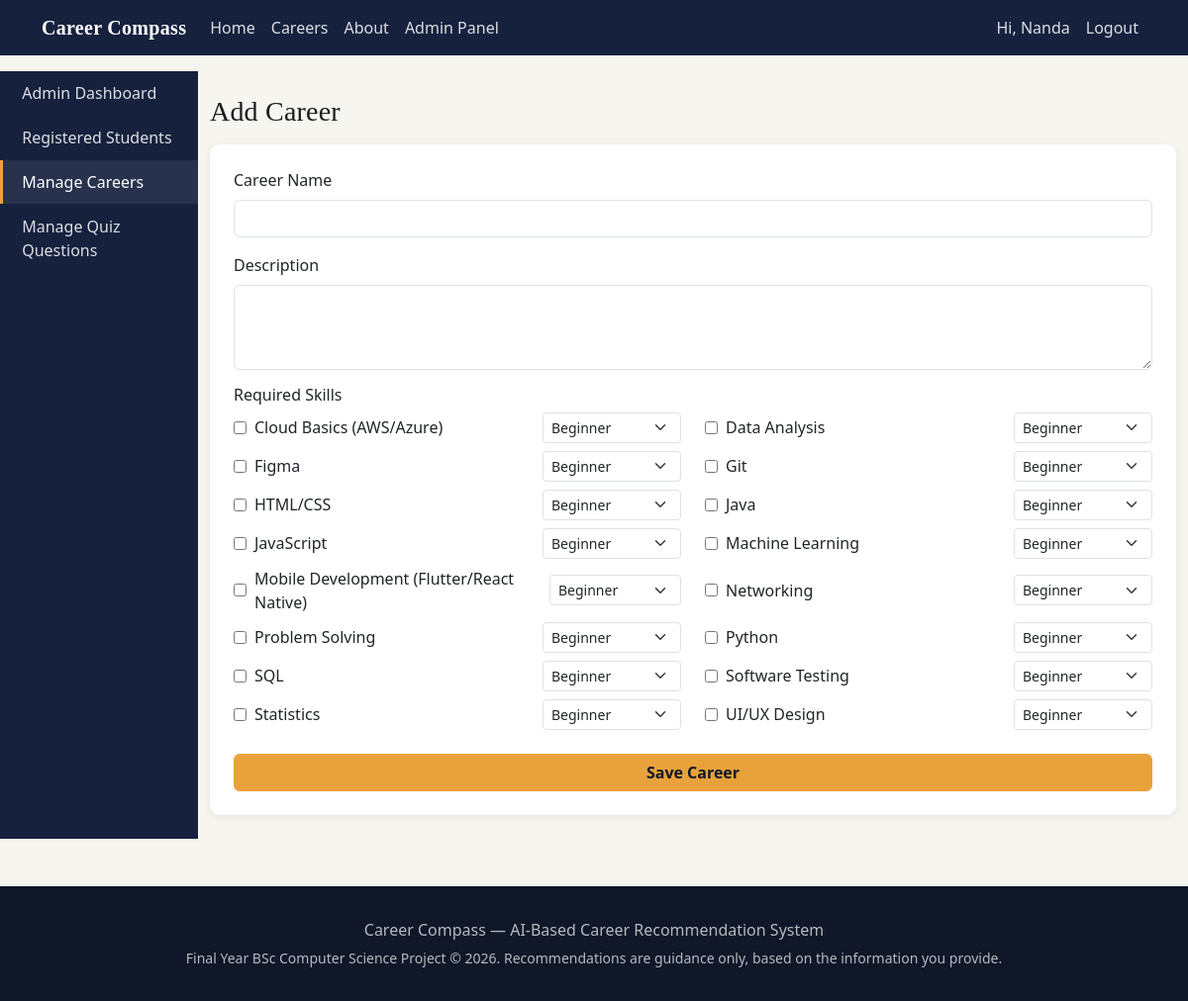
/admin/careers/add (signed in), run on the app's committed database.
### models/models.py (models this page shows, shortened)
class User(UserMixin, db.Model):
    __tablename__ = "users"
    id = db.Column(db.Integer, primary_key=True)
    name = db.Column(db.String(120), nullable=False)
    email = db.Column(db.String(150), unique=True, nullable=False)
    password_hash = db.Column(db.String(255), nullable=False)
    is_admin = db.Column(db.Boolean, default=False)
    created_at = db.Column(db.DateTime, default=utcnow)
    profile = db.relationship("Profile", backref="user", uselist=False, cascade="all, delete-orphan")
    skills = db.relationship("UserSkill", backref="user", cascade="all, delete-orphan")
    interests = db.relationship("UserInterest", backref="user", cascade="all, delete-orphan")
    results = db.relationship("Result", backref="user", cascade="all, delete-orphan")

class Skill(db.Model):
    __tablename__ = "skills"
    id = db.Column(db.Integer, primary_key=True)
    name = db.Column(db.String(100), unique=True, nullable=False)

### routes/admin.py (the view, shortened to what this page needs)
@admin_bp.route("/careers/add", methods=["GET", "POST"])
@login_required
@admin_required
def add_career():
    all_skills = Skill.query.order_by(Skill.name).all()
    return render_template("admin/career_form.html", all_skills=all_skills, career=None)

### routes/admin.py (called while the page is built)
def admin_required(view):
    @wraps(view)
    def wrapped(*args, **kwargs):
        if not current_user.is_authenticated or not current_user.is_admin:
            abort(403)
        return view(*args, **kwargs)
    return wrapped

### templates/admin/career_form.html (shortened to what this page needs)
{% extends "admin/admin_base.html" %}
{% set active = 'careers' %}
{% block admin_content %}
<h3>{{ 'Edit' if career else 'Add' }} Career</h3>
<form method="POST" class="card card-custom p-4 mt-3">
    <div class="mb-3">
        <label class="form-label">Career Name</label>
        <input type="text" name="name" class="form-control" value="{{ career.name if career else '' }}" required>
    </div>
    <div class="mb-3">
        <label class="form-label">Description</label>
        <textarea name="description" class="form-control" rows="3">{{ career.description if career else '' }}</textarea>
    </div>
    <h6>Required Skills</h6>
    <div class="row">
        {% for skill in all_skills %}
        <div class="col-md-6 d-flex align-items-center gap-2 mb-2">
            <input type="checkbox" name="skill_id" value="{{ skill.id }}" id="skill_{{ skill.id }}"
                   {% if current_skill_ids and skill.id in current_skill_ids %}checked{% endif %}>
            <label for="skill_{{ skill.id }}" class="flex-grow-1 mb-0">{{ skill.name }}</label>
            <select name="level_{{ skill.id }}" class="form-select form-select-sm" style="width: 140px;">
                {% for lvl in ["Beginner","Basic","Intermediate","Advanced"] %}
                <option value="{{ lvl }}">{{ lvl }}</option>
                {% endfor %}
            </select>
        </div>
        {% endfor %}
    </div>
    <button type="submit" class="btn btn-amber mt-3">Save Career</button>
</form>
{% endblock %}

### templates/base.html (shortened to what this page needs)
<!DOCTYPE html>
<html lang="en">
<head>
    <link href="https://cdn.jsdelivr.net/npm/bootstrap@5.3.3/dist/css/bootstrap.min.css" rel="stylesheet">
    <link rel="stylesheet" href="{{ url_for('static', filename='css/style.css') }}">
</head>
<body>
<nav class="navbar navbar-expand-lg navbar-custom navbar-dark">
    <div class="container">
        <a class="navbar-brand navbar-brand-custom brand" href="{{ url_for('main.home') }}">Career Compass</a>
        <div class="collapse navbar-collapse" id="navMenu">
            <ul class="navbar-nav me-auto mb-2 mb-lg-0">
                <li class="nav-item"><a class="nav-link" href="{{ url_for('main.home') }}">Home</a></li>
                <li class="nav-item"><a class="nav-link" href="{{ url_for('main.careers') }}">Careers</a></li>
                <li class="nav-item"><a class="nav-link" href="{{ url_for('main.about') }}">About</a></li>
                {% if current_user.is_authenticated and current_user.is_admin %}
                <li class="nav-item"><a class="nav-link" href="{{ url_for('admin.dashboard') }}">Admin Panel</a></li>
                {% endif %}
            </ul>
            <ul class="navbar-nav">
                {% if current_user.is_authenticated %}
                <li class="nav-item"><span class="nav-link">Hi, {{ current_user.name }}</span></li>
                <li class="nav-item"><a class="nav-link" href="{{ url_for('auth.logout') }}">Logout</a></li>
                {% else %}
                <li class="nav-item"><a class="nav-link" href="{{ url_for('auth.login') }}">Login</a></li>
                <li class="nav-item"><a class="nav-link" href="{{ url_for('auth.register') }}">Register</a></li>
                {% endif %}
            </ul>
        </div>
    </div>
</nav>
{% block content %}{% endblock %}
<footer>
    <div class="container text-center">
        <p class="mb-1">Career Compass &mdash; AI-Based Career Recommendation System</p>
        <small>Final Year BSc Computer Science Project &copy; {{ current_year }}. Recommendations are guidance only, based on the information you provide.</small>
    </div>
</footer>
</body>
</html>

### static/css/style.css (style rules this page uses)
:root { --navy: #16213E; --navy-dark: #0F1729; --amber: #E9A23B; --teal: #2FA98C; --paper: #F7F5F0; --ink: #1C1C1E; --muted: #6B7280; }
body { background-color: var(--paper); color: var(--ink); font-family: "Segoe UI", Roboto, Helvetica, Arial, sans-serif; }
h1, h2, h3, h4, .brand { font-family: "Georgia", "Times New Roman", serif; letter-spacing: 0.2px; }
.navbar-brand-custom { font-weight: 700; color: #fff !important; letter-spacing: 0.3px; }
.navbar-custom { background-color: var(--navy); }
.navbar-custom .nav-link { color: rgba(255, 255, 255, 0.85) !important; }
.btn-amber { background-color: var(--amber); border-color: var(--amber); color: var(--navy-dark); font-weight: 600; }
.card-custom { border: none; border-radius: 10px; box-shadow: 0 2px 10px rgba(22, 33, 62, 0.08); }
footer { background-color: var(--navy-dark); color: rgba(255, 255, 255, 0.7); padding: 2rem 0; margin-top: 3rem; }

### data on the page
User: name "Nanda"
Skill: name "Cloud Basics (AWS/Azure)", id "Beginner"
Skill: name "Data Analysis", id "Beginner"
Skill: name "Figma", id "Beginner"
Skill: name "Git", id "Beginner"
Skill: name "HTML/CSS", id "Beginner"
Skill: name "Java", id "Beginner"
Skill: name "JavaScript", id "Beginner"
Skill: name "Machine Learning", id "Beginner"
Skill: name "Mobile Development (Flutter/React Native)", id "Beginner"
Skill: name "Networking", id "Beginner"
Skill: name "Problem Solving", id "Beginner"
Skill: name "Python", id "Beginner"
Skill: name "SQL", id "Beginner"
Skill: name "Software Testing", id "Beginner"
Skill: name "Statistics", id "Beginner"
Skill: name "UI/UX Design", id "Beginner"

### other printed values
{{ 'Edit' if career else 'Add' }} "Add"
